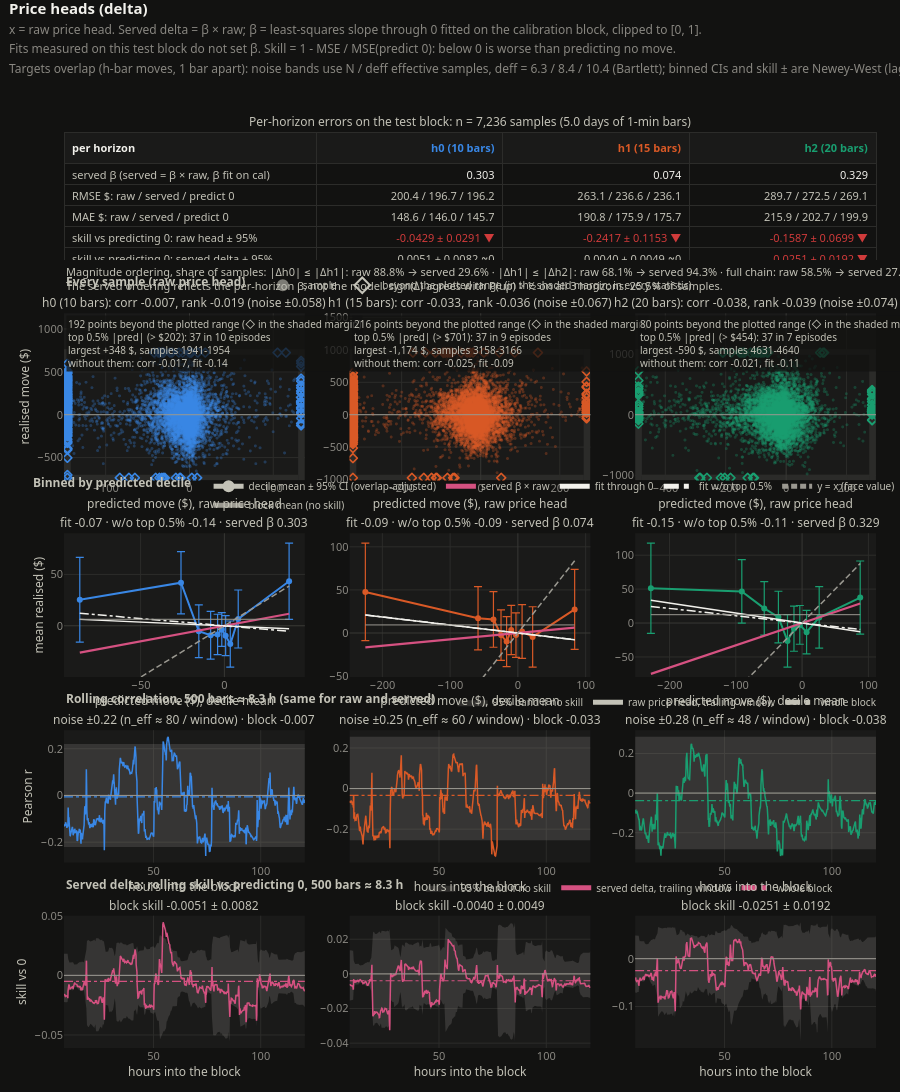

Here is the notebook cell this chart was saved with:
### Markdown cell above
**Price heads**: the per-horizon error table (raw vs served vs predicting 0, with intervals), every sample's predicted vs realised move, the binned calibration curve, and how the correlation and the served skill drift along the block against their no-skill bands.

### Code cell
Visualizations.build("delta_analytics", test, ctx.config, raw_delta=raw_test).show()
